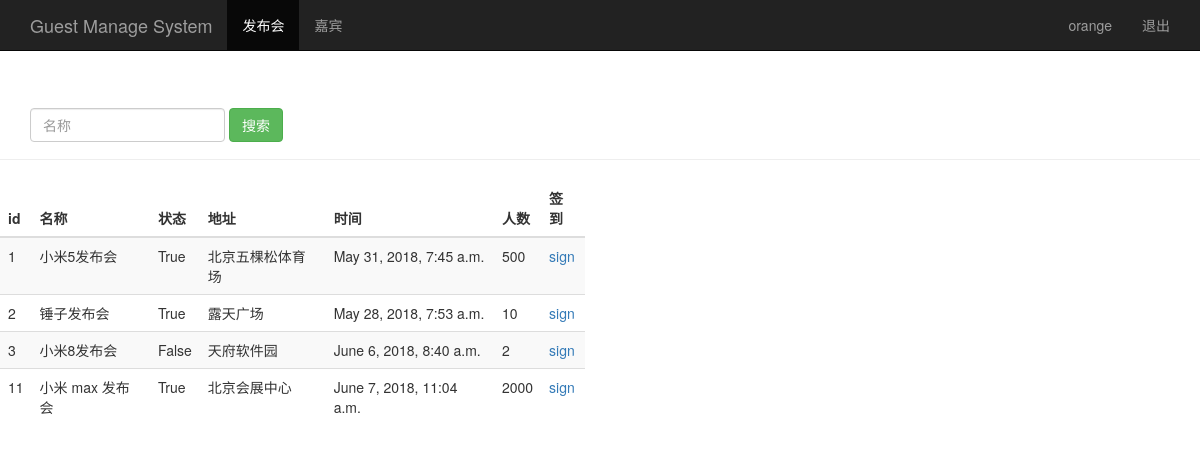
The page /event_manage/ (signed in) on the database its author committed.
### sign/models.py (models this page shows, shortened)
class Event(models.Model):
    name = models.CharField(max_length=100)
    limit = models.IntegerField()
    status = models.BooleanField()
    address = models.CharField(max_length=200)
    start_time = models.DateTimeField('events time')
    create_time = models.DateTimeField(auto_now=True)

### sign/views.py (the view)
# urls.py: url(r'^event_manage/$', views.event_manage),
@login_required
def event_manage(request):
    event_list = Event.objects.all()
    username = request.session.get('user','')
    return render(request,'event_manage.html',{"user":username,"events":event_list})

### sign/templates/event_manage.html (shortened to what this page needs)
<!DOCTYPE html>
<html lang="zh-CN">
<head>
    {% load bootstrap3 %}
    {% bootstrap_css %}
</head>
<body role="document">
<nav class="navbar navbar-inverse navbar-fixed-top">
    <div class="container">
        <div class="navbar-header">
            <a class="navbar-brand" href="/event_manage/">Guest Manage System</a>
        </div>
        <div id="navbar" class="collapse navbar-collapse">
            <ul class="nav navbar-nav">
                <li class="active"><a href="#">发布会</a></li>
                <li><a href="/guest_manage/">嘉宾</a> </li>
            </ul>
            <ul class="nav navbar-nav navbar-right">
                <li><a href="#">{{user}}</a> </li>
                <li><a href="/logout/">退出</a> </li>
            </ul>
        </div>
    </div>
</nav>
<div class="page-header" style="padding-top: 60px;">
    <div id="navbar" class="navbar-collapse collapse">
        <form class="navbar-form" method="get" action="/search_name/">
            <div class="form-group">
                <input name="name" type="text" placeholder="名称" class="form-control">
            </div>
            <button type="submit" class="btn btn-success">搜索</button>
        </form>
    </div>
</div>
<div class="row" style="padding-top": 80px;>
    <div class="col-md-6">
        <table class="table table-striped">
            <thead>
            <tr>
                <th>id</th><th>名称</th><th>状态</th><th>地址</th><th>时间</th><th>人数</th><th>签到</th>
            </tr>
            </thead>
            <tbody>
            {% for event in events %}
            <tr>
                <td>{{ event.id }}</td>
                <td>{{ event.name }}</td>
                <td>{{ event.status }}</td>
                <td>{{ event.address }}</td>
                <td>{{ event.start_time }}</td>
                <td>{{ event.limit }}</td>
                <td>
                    <a href="/sign_index/{{ event.id }}/" target="{{ event.id }}_blank">sign</a>
                </td>
            </tr>
            {% endfor %}
            </tbody>
        </table>
    </div>
</div>
</body>
</html>

### rows shown on the page
Event: id "1", name "小米5发布会", status "True", address "北京五棵松体育场", start_time "May 31, 2018, 7:45 a.m.", limit "500"
Event: id "2", name "锤子发布会", status "True", address "露天广场", start_time "May 28, 2018, 7:53 a.m.", limit "10"
Event: id "3", name "小米8发布会", status "False", address "天府软件园", start_time "June 6, 2018, 8:40 a.m.", limit "2"
Event: id "11", name "小米 max 发布会", status "True", address "北京会展中心", start_time "June 7, 2018, 11:04 a.m.", limit "2000"

### other values the page prints
{{ user }} "orange"
